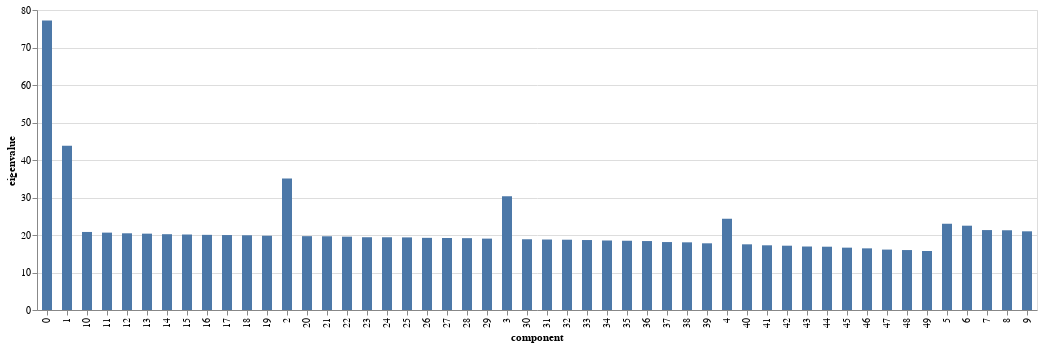

The cell this chart's notebook holds for it:
### Code cell
# Check scree plot
famd.scree_plot()

### Figure 1 — Vega-Lite specification as saved in the notebook (floating-point values rounded to 4 significant figures)
{"config": {"view": {"continuousWidth": 400, "continuousHeight": 300}}, "data": {"name": "data-b4d5cefc0a4567613f295a7b6acaa050"}, "mark": {"type": "bar", "size": 10}, "encoding": {"tooltip": [{"field": "component", "type": "nominal"}, {"field": "eigenvalue", "type": "quantitative"}, {"field": "% of variance", "type": "quantitative"}, {"field": "% of variance (cumulative)", "type": "quantitative"}], "x": {"field": "component", "type": "nominal"}, "y": {"field": "eigenvalue", "type": "quantitative"}}, "$schema": "https://vega.github.io/schema/vega-lite/v4.17.0.json", "datasets": {"data-b4d5cefc0a4567613f295a7b6acaa050": [{"component": "0", "eigenvalue": 77.19, "% of variance": 0.1754, "% of variance (cumulative)": 0.1754}, {"component": "1", "eigenvalue": 43.83, "% of variance": 0.0996, "% of variance (cumulative)": 0.275}, {"component": "2", "eigenvalue": 35.04, "% of variance": 0.07963, "% of variance (cumulative)": 0.3547}, {"component": "3", "eigenvalue": 30.34, "% of variance": 0.06895, "% of variance (cumulative)": 0.4236}, {"component": "4", "eigenvalue": 24.35, "% of variance": 0.05533, "% of variance (cumulative)": 0.4789}, {"component": "5", "eigenvalue": 23.01, "% of variance": 0.05229, "% of variance (cumulative)": 0.5312}, {"component": "6", "eigenvalue": 22.48, "% of variance": 0.05109, "% of variance (cumulative)": 0.5823}, {"component": "7", "eigenvalue": 21.31, "% of variance": 0.04844, "% of variance (cumulative)": 0.6308}, {"component": "8", "eigenvalue": 21.26, "% of variance": 0.04833, "% of variance (cumulative)": 0.6791}, {"component": "9", "eigenvalue": 20.98, "% of variance": 0.04769, "% of variance (cumulative)": 0.7268}, {"component": "10", "eigenvalue": 20.81, "% of variance": 0.04729, "% of variance (cumulative)": 0.7741}, {"component": "11", "eigenvalue": 20.64, "% of variance": 0.04689, "% of variance (cumulative)": 0.821}, {"component": "12", "eigenvalue": 20.45, "% of variance": 0.04649, "% of variance (cumulative)": 0.8674}, {"component": "13", "eigenvalue": 20.36, "% of variance": 0.04627, "% of variance (cumulative)": 0.9137}, {"component": "14", "eigenvalue": 20.21, "% of variance": 0.04594, "% of variance (cumulative)": 0.9597}, {"component": "15", "eigenvalue": 20.13, "% of variance": 0.04575, "% of variance (cumulative)": 1.005}, {"component": "16", "eigenvalue": 20.04, "% of variance": 0.04554, "% of variance (cumulative)": 1.051}, {"component": "17", "eigenvalue": 19.99, "% of variance": 0.04542, "% of variance (cumulative)": 1.096}, {"component": "18", "eigenvalue": 19.93, "% of variance": 0.04528, "% of variance (cumulative)": 1.142}, {"component": "19", "eigenvalue": 19.81, "% of variance": 0.04501, "% of variance (cumulative)": 1.187}, {"component": "20", "eigenvalue": 19.69, "% of variance": 0.04476, "% of variance (cumulative)": 1.231}, {"component": "21", "eigenvalue": 19.66, "% of variance": 0.04468, "% of variance (cumulative)": 1.276}, {"component": "22", "eigenvalue": 19.56, "% of variance": 0.04445, "% of variance (cumulative)": 1.321}, {"component": "23", "eigenvalue": 19.41, "% of variance": 0.0441, "% of variance (cumulative)": 1.365}, {"component": "24", "eigenvalue": 19.4, "% of variance": 0.04408, "% of variance (cumulative)": 1.409}, {"component": "25", "eigenvalue": 19.36, "% of variance": 0.044, "% of variance (cumulative)": 1.453}, {"component": "26", "eigenvalue": 19.24, "% of variance": 0.04373, "% of variance (cumulative)": 1.496}, {"component": "27", "eigenvalue": 19.2, "% of variance": 0.04362, "% of variance (cumulative)": 1.54}, {"component": "28", "eigenvalue": 19.16, "% of variance": 0.04354, "% of variance (cumulative)": 1.584}, {"component": "29", "eigenvalue": 19.04, "% of variance": 0.04326, "% of variance (cumulative)": 1.627}, {"component": "30", "eigenvalue": 18.87, "% of variance": 0.04287, "% of variance (cumulative)": 1.67}, {"component": "31", "eigenvalue": 18.79, "% of variance": 0.04271, "% of variance (cumulative)": 1.712}, {"component": "32", "eigenvalue": 18.74, "% of variance": 0.0426, "% of variance (cumulative)": 1.755}, {"component": "33", "eigenvalue": 18.66, "% of variance": 0.0424, "% of variance (cumulative)": 1.797}, {"component": "34", "eigenvalue": 18.54, "% of variance": 0.04213, "% of variance (cumulative)": 1.84}, {"component": "35", "eigenvalue": 18.47, "% of variance": 0.04197, "% of variance (cumulative)": 1.882}, {"component": "36", "eigenvalue": 18.39, "% of variance": 0.04178, "% of variance (cumulative)": 1.923}, {"component": "37", "eigenvalue": 18.12, "% of variance": 0.04117, "% of variance (cumulative)": 1.965}, {"component": "38", "eigenvalue": 18.05, "% of variance": 0.04101, "% of variance (cumulative)": 2.006}, {"component": "39", "eigenvalue": 17.78, "% of variance": 0.04042, "% of variance (cumulative)": 2.046}, {"component": "40", "eigenvalue": 17.52, "% of variance": 0.03981, "% of variance (cumulative)": 2.086}, {"component": "41", "eigenvalue": 17.25, "% of variance": 0.03921, "% of variance (cumulative)": 2.125}, {"component": "42", "eigenvalue": 17.15, "% of variance": 0.03897, "% of variance (cumulative)": 2.164}, {"component": "43", "eigenvalue": 16.93, "% of variance": 0.03848, "% of variance (cumulative)": 2.202}, {"component": "44", "eigenvalue": 16.88, "% of variance": 0.03836, "% of variance (cumulative)": 2.241}, {"component": "45", "eigenvalue": 16.63, "% of variance": 0.03779, "% of variance (cumulative)": 2.279}, {"component": "46", "eigenvalue": 16.44, "% of variance": 0.03736, "% of variance (cumulative)": 2.316}, {"component": "47", "eigenvalue": 16.11, "% of variance": 0.03661, "% of variance (cumulative)": 2.353}, {"component": "48", "eigenvalue": 15.99, "% of variance": 0.03633, "% of variance (cumulative)": 2.389}, {"component": "49", "eigenvalue": 15.73, "% of variance": 0.03575, "% of variance (cumulative)": 2.425}]}}
